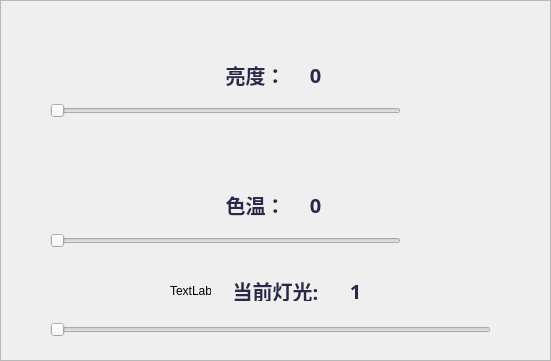
   <widget class="QFrame" name="frame">
    <property name="geometry">
     <rect>
      <x>520</x>
      <y>440</y>
      <width>551</width>
      <height>361</height>
     </rect>
    </property>
    <property name="styleSheet">
     <string notr="true">QFrame#frame
{
	border-radius:15px;
	background:#FFFFFF;
}</string>
    </property>
    <property name="frameShape">
     <enum>QFrame::StyledPanel</enum>
    </property>
    <property name="frameShadow">
     <enum>QFrame::Raised</enum>
    </property>
    <widget class="QSlider" name="Brightness_Slider">
     <property name="geometry">
      <rect>
       <x>50</x>
       <y>100</y>
       <width>351</width>
       <height>21</height>
      </rect>
     </property>
     <property name="maximum">
      <number>100</number>
     </property>
     <property name="orientation">
      <enum>Qt::Horizontal</enum>
     </property>
    </widget>
    <widget class="QLabel" name="SelectedLed">
     <property name="geometry">
      <rect>
       <x>340</x>
       <y>275</y>
       <width>31</width>
       <height>31</height>
      </rect>
     </property>
     <property name="font">
      <font>
       <family>Adobe 黑体 Std R</family>
       <pointsize>15</pointsize>
       <weight>75</weight>
       <bold>true</bold>
      </font>
     </property>
     <property name="styleSheet">
      <string notr="true">color:#282A49</string>
     </property>
     <property name="text">
      <string>1</string>
     </property>
     <property name="scaledContents">
      <bool>false</bool>
     </property>
     <property name="alignment">
      <set>Qt::AlignCenter</set>
     </property>
     <property name="wordWrap">
      <bool>true</bool>
     </property>
    </widget>
    <widget class="QLabel" name="label_7">
     <property name="geometry">
      <rect>
       <x>210</x>
       <y>60</y>
       <width>91</width>
       <height>29</height>
      </rect>
     </property>
     <property name="font">
      <font>
       <family>Adobe 黑体 Std R</family>
       <pointsize>15</pointsize>
       <weight>75</weight>
       <bold>true</bold>
      </font>
     </property>
     <property name="styleSheet">
      <string notr="true">color:#282A49</string>
     </property>
     <property name="text">
      <string>亮度：</string>
     </property>
     <property name="scaledContents">
      <bool>false</bool>
     </property>
     <property name="alignment">
      <set>Qt::AlignCenter</set>
     </property>
     <property name="wordWrap">
      <bool>true</bool>
     </property>
    </widget>
    <widget class="SwitchButton" name="Color_All" native="true">
     <property name="geometry">
      <rect>
       <x>410</x>
       <y>220</y>
       <width>81</width>
       <height>31</height>
      </rect>
     </property>
    </widget>
    <widget class="XProgressBar" name="Color_Xprogress" native="true">
     <property name="geometry">
      <rect>
       <x>50</x>
       <y>150</y>
       <width>441</width>
       <height>21</height>
      </rect>
     </property>
    </widget>
    <widget class="XProgressBar" name="Brightness_Xprogress" native="true">
     <property name="geometry">
      <rect>
       <x>50</x>
       <y>30</y>
       <width>441</width>
       <height>21</height>
      </rect>
     </property>
    </widget>
    <widget class="QLabel" name="Brightness_Text">
     <property name="geometry">
      <rect>
       <x>290</x>
       <y>60</y>
       <width>51</width>
       <height>29</height>
      </rect>
     </property>
     <property name="font">
      <font>
       <family>Adobe 黑体 Std R</family>
       <pointsize>15</pointsize>
       <weight>75</weight>
       <bold>true</bold>
      </font>
     </property>
     <property name="styleSheet">
      <string notr="true">color:#282A49</string>
     </property>
     <property name="text">
      <string>0</string>
     </property>
     <property name="scaledContents">
      <bool>false</bool>
     </property>
     <property name="alignment">
      <set>Qt::AlignCenter</set>
     </property>
     <property name="wordWrap">
      <bool>true</bool>
     </property>
    </widget>
    <widget class="SwitchButton" name="Lux_All" native="true">
     <property name="geometry">
      <rect>
       <x>410</x>
       <y>90</y>
       <width>81</width>
       <height>31</height>
      </rect>
     </property>
    </widget>
    <widget class="QLabel" name="label_8">
     <property name="geometry">
      <rect>
       <x>210</x>
       <y>190</y>
       <width>91</width>
       <height>29</height>
      </rect>
     </property>
     <property name="font">
      <font>
       <family>Adobe 黑体 Std R</family>
       <pointsize>15</pointsize>
       <weight>75</weight>
       <bold>true</bold>
      </font>
     </property>
     <property name="styleSheet">
      <string notr="true">color:#282A49</string>
     </property>
     <property name="text">
      <string>色温：</string>
     </property>
     <property name="scaledContents">
      <bool>false</bool>
     </property>
     <property name="alignment">
      <set>Qt::AlignCenter</set>
     </property>
     <property name="wordWrap">
      <bool>true</bool>
     </property>
    </widget>
    <widget class="QLabel" name="Color_Text">
     <property name="geometry">
      <rect>
       <x>290</x>
       <y>190</y>
       <width>51</width>
       <height>29</height>
      </rect>
     </property>
     <property name="font">
      <font>
       <family>Adobe 黑体 Std R</family>
       <pointsize>15</pointsize>
       <weight>75</weight>
       <bold>true</bold>
      </font>
     </property>
     <property name="styleSheet">
      <string notr="true">color:#282A49</string>
     </property>
     <property name="text">
      <string>0</string>
     </property>
     <property name="scaledContents">
      <bool>false</bool>
     </property>
     <property name="alignment">
      <set>Qt::AlignCenter</set>
     </property>
     <property name="wordWrap">
      <bool>true</bool>
     </property>
    </widget>
    <widget class="QSlider" name="Device_Slider">
     <property name="geometry">
      <rect>
       <x>50</x>
       <y>320</y>
       <width>441</width>
       <height>20</height>
      </rect>
     </property>
     <property name="minimum">
      <number>1</number>
     </property>
     <property name="maximum">
      <number>6</number>
     </property>
     <property name="pageStep">
      <number>6</number>
     </property>
     <property name="orientation">
      <enum>Qt::Horizontal</enum>
     </property>
    </widget>
    <widget class="QSlider" name="Color_Slider">
     <property name="geometry">
      <rect>
       <x>50</x>
       <y>230</y>
       <width>351</width>
       <height>21</height>
      </rect>
     </property>
     <property name="maximum">
      <number>100</number>
     </property>
     <property name="orientation">
      <enum>Qt::Horizontal</enum>
     </property>
    </widget>
    <widget class="QLabel" name="label_5">
     <property name="geometry">
      <rect>
       <x>220</x>
       <y>280</y>
       <width>111</width>
       <height>21</height>
      </rect>
     </property>
     <property name="font">
      <font>
       <family>Adobe 黑体 Std R</family>
       <pointsize>15</pointsize>
       <weight>75</weight>
       <bold>true</bold>
      </font>
     </property>
     <property name="styleSheet">
      <string notr="true">color:#282A49</string>
     </property>
     <property name="text">
      <string>当前灯光:</string>
     </property>
     <property name="scaledContents">
      <bool>false</bool>
     </property>
     <property name="alignment">
      <set>Qt::AlignCenter</set>
     </property>
     <property name="wordWrap">
      <bool>true</bool>
     </property>
    </widget>
    <widget class="QLabel" name="label_6">
     <property name="geometry">
      <rect>
       <x>170</x>
       <y>270</y>
       <width>41</width>
       <height>41</height>
      </rect>
     </property>
     <property name="text">
      <string>TextLabel</string>
     </property>
    </widget>
   </widget>
